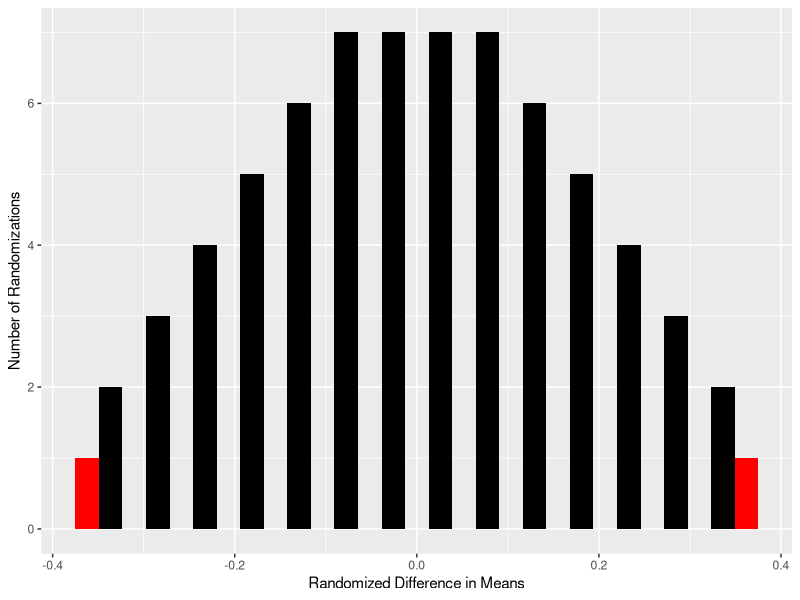
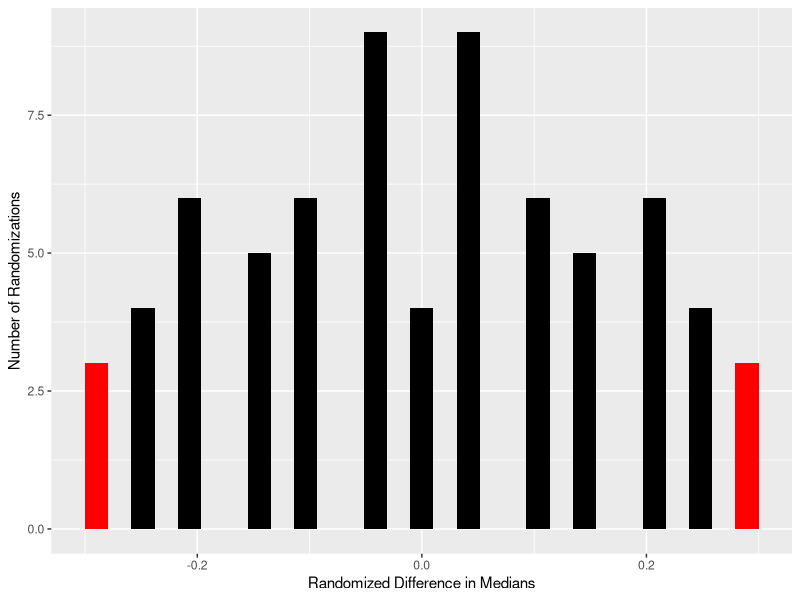
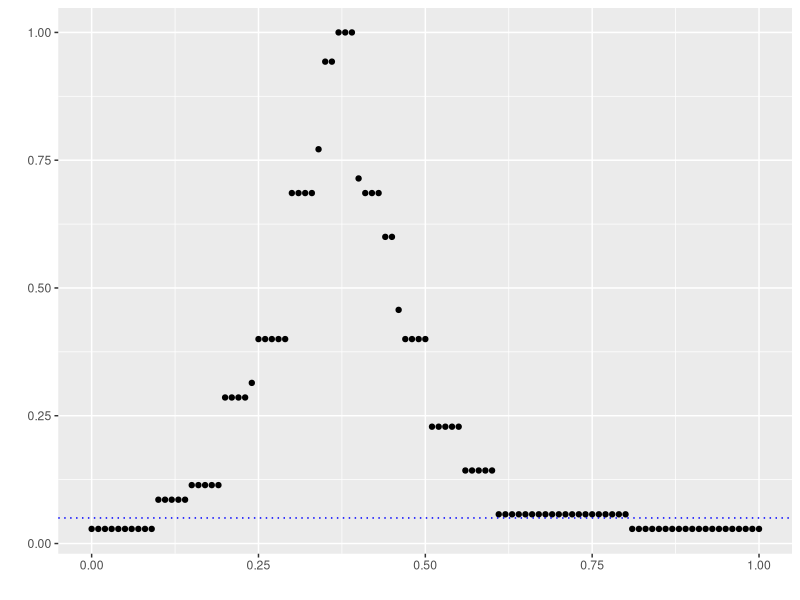

The R source for these figures, in order:
## ---- chunk 1

library(tidyverse)
## ---- chunk 2
ctl = c(8.4, 8.5, 8.1, 8.3)
trt = c(8.6, 8.9, 8.6, 8.7)

data <- tidyr::tibble(treatment = c(1,1,1,1,0,0,0,0),
                      height = c(trt, ctl))

## ---- chunk 3

obs_dif <- mean(trt) - mean(ctl)


trtids <- combn(8, 4) |> 
  data.frame()

dif_means_it <- function(ids, outvec){
  
  trt <- outvec[ids]
  ctr <- outvec[-ids]
  
  mean(trt) - mean(ctr)
  
}

perm_means <- map_dbl(trtids, ~dif_means_it(.x, outvec = data$height)) |> 
  enframe() |> 
  mutate(pval = abs(value) >= abs(obs_dif))

perm_means |> 
  ggplot() + 
  geom_histogram(aes(x = value,
                     fill = pval)) +
  #geom_vline(xintercept = obs_dif, color = "red") +
  scale_fill_manual(values = c("black", "red"), guide = "none") +
  labs(x = "Randomized Difference in Means",
       y = "Number of Randomizations")


## ---- chunk 4

obs_dif <- median(trt) - median(ctl)

dif_medians_it <- function(ids, outvec){
  
  trt <- outvec[ids]
  ctr <- outvec[-ids]
  
  median(trt) - median(ctr)
  
}

perm_medians<- map_dbl(trtids, ~dif_medians_it(.x, outvec = data$height)) |> 
  enframe() |> 
  mutate(pval = abs(value) >= abs(obs_dif))

perm_medians |> 
  ggplot() + 
  geom_histogram(aes(x = value,
                     fill = pval)) +
  #geom_vline(xintercept = obs_dif, color = "red") +
  scale_fill_manual(values = c("black", "red"), guide = "none") +
  labs(x = "Randomized Difference in Medians",
       y = "Number of Randomizations")


## ---- chunk 5



test_tau <- function(tau0, dat){

  null_dat <- dat |> 
    mutate(ytilde = height - treatment*tau0)
  
  obs_dif = mean(null_dat$ytilde[null_dat$treatment == 1]) -
    mean(null_dat$ytilde[null_dat$treatment == 0])
  
  map_dbl(trtids, ~dif_means_it(.x, outvec = null_dat$ytilde)) |> 
    enframe() |> 
    summarize(pval = mean(abs(value) >= abs(obs_dif))) |> 
    pull(pval)
}

hodges <- map_dbl(seq(0, 1, by = .01), 
        .f = ~test_tau(tau0 = .x, dat = data)) |> 
  enframe() |> 
  mutate(tau = seq(0, 1, by = .01)) 


hodges |> 
  ggplot(aes(x = tau, y = value)) + 
  geom_point() +
  geom_hline(yintercept = .05, linetype = "dotted",
             color = "blue") +
  labs(x = "", y = "")
